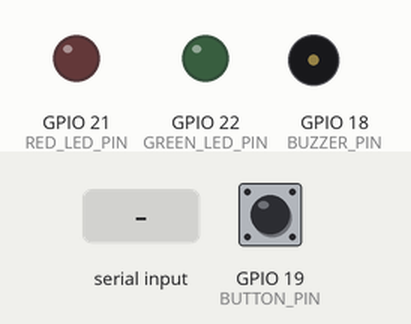
Simulated run of this sketch. Board: ESP32. Parts: output pins drawn as LEDs (lit = HIGH), buzzer (waves = sounding). Dashed ring = blinking. The inputs (shaded band) are chosen by the test bench; at power-on: GPIO 19 (BUTTON_PIN) HIGH.

Above: at 1.8 s.
1.9 s: "WIN\n" received over Serial
At 2.15 s:
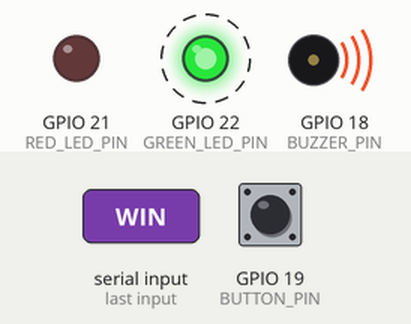
4.9 s: "LOSE\n" received over Serial
At 4.99 s:
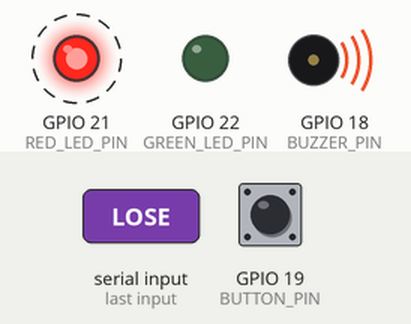
Timing chart, 0 to 7.9 s (numbered marks = the images above; inputs shaded):
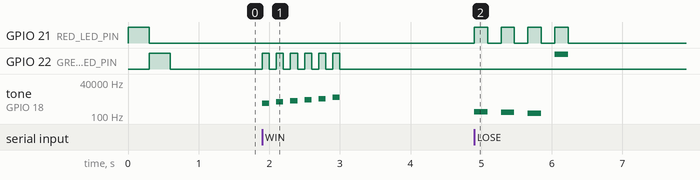

Measured:
- after the input at 1.9 s, GPIO 22 (GREEN_LED_PIN): alternates HIGH for 0.10 s and LOW for 0.10 s, 12 changes in all, then stays LOW, starting at once; tone on GPIO 18 (BUZZER_PIN): plays 988 Hz for 0.10 s, 1245 Hz for 0.10 s, 1480 Hz for 0.10 s, 1760 Hz for 0.10 s, 2093 Hz for 0.10 s, 2637 Hz for 0.10 s, starting at once
- after the input at 4.9 s, GPIO 21 (RED_LED_PIN): alternates HIGH for 0.19 s and LOW for 0.19 s, 8 changes in all, then stays LOW, starting at once; tone on GPIO 18 (BUZZER_PIN): plays 220 Hz for 0.19 s, 196 Hz for 0.19 s, 165 Hz for 0.19 s, 5130583 Hz for 0.19 s, starting at once

The sketch:

esp32_slots_button.ino
```cpp
// Midnight Slots — ESP32 DevKit
// Красный LED проигрыша: GPIO 21 -> резистор -> GND
// Кнопка: GPIO 19 -> кнопка -> GND
// Пассивный буззер: GPIO 18 -> GND
// Зелёный LED выигрыша: GPIO 22 -> резистор -> GND

const int RED_LED_PIN = 21;
const int BUTTON_PIN = 19;
const int BUZZER_PIN = 18;
const int GREEN_LED_PIN = 22;

const unsigned long DEBOUNCE_MS = 45;

bool lastRawButton = HIGH;
bool stableButton = HIGH;
unsigned long lastButtonChange = 0;

enum ResultMode {
  RESULT_IDLE,
  RESULT_WIN,
  RESULT_LOSE
};

ResultMode resultMode = RESULT_IDLE;
int resultStep = 0;
unsigned long nextResultAction = 0;

const int winNotes[] = {988, 1245, 1480, 1760, 2093, 2637};
const int loseNotes[] = {220, 196, 165};

void allLedsOff() {
  digitalWrite(RED_LED_PIN, LOW);
  digitalWrite(GREEN_LED_PIN, LOW);
}

void startWin() {
  digitalWrite(RED_LED_PIN, LOW);
  digitalWrite(GREEN_LED_PIN, LOW);
  noTone(BUZZER_PIN);

  resultMode = RESULT_WIN;
  resultStep = 0;
  nextResultAction = 0;
}

void startLose() {
  digitalWrite(GREEN_LED_PIN, LOW);
  digitalWrite(RED_LED_PIN, LOW);
  noTone(BUZZER_PIN);

  resultMode = RESULT_LOSE;
  resultStep = 0;
  nextResultAction = 0;
}

void updateResult(unsigned long now) {
  if (resultMode == RESULT_IDLE || now < nextResultAction) {
    return;
  }

  if (resultMode == RESULT_WIN) {
    if (resultStep == 12) {
      digitalWrite(GREEN_LED_PIN, LOW);
      noTone(BUZZER_PIN);
      resultMode = RESULT_IDLE;
      return;
    }

    if (resultStep < 12) {
      if (resultStep % 2 == 0) {
        digitalWrite(GREEN_LED_PIN, HIGH);
        tone(BUZZER_PIN, winNotes[resultStep / 2], 120);
      } else {
        digitalWrite(GREEN_LED_PIN, LOW);
        noTone(BUZZER_PIN);
      }

      resultStep++;
      nextResultAction = now + 100;
      return;
    }

    digitalWrite(GREEN_LED_PIN, HIGH);
    nextResultAction = now + 1200;
    return;
  }

  if (resultMode == RESULT_LOSE) {
    if (resultStep == 8) {
      digitalWrite(RED_LED_PIN, LOW);
      noTone(BUZZER_PIN);
      resultMode = RESULT_IDLE;
      return;
    }

    if (resultStep < 8) {
      if (resultStep % 2 == 0) {
        digitalWrite(RED_LED_PIN, HIGH);
        tone(BUZZER_PIN, loseNotes[resultStep / 2], 240);
      } else {
        digitalWrite(RED_LED_PIN, LOW);
        noTone(BUZZER_PIN);
      }

      resultStep++;
      nextResultAction = now + 190;
      return;
    }

    digitalWrite(RED_LED_PIN, HIGH);
    nextResultAction = now + 1200;
    return;
  }
}

void handleSerialCommand(String command) {
  command.trim();

  if (command == "WIN") {
    startWin();
  } else if (command == "LOSE") {
    startLose();
  }
}

void readButton(unsigned long now) {
  bool rawButton = digitalRead(BUTTON_PIN);

  if (rawButton != lastRawButton) {
    lastRawButton = rawButton;
    lastButtonChange = now;
  }

  if (now - lastButtonChange >= DEBOUNCE_MS &&
      rawButton != stableButton) {
    stableButton = rawButton;

    // Одно нажатие = один SPIN.
    if (stableButton == LOW) {
      Serial.println("SPIN");
    }
  }
}

void setup() {
  pinMode(RED_LED_PIN, OUTPUT);
  pinMode(GREEN_LED_PIN, OUTPUT);
  pinMode(BUTTON_PIN, INPUT_PULLUP);
  pinMode(BUZZER_PIN, OUTPUT);

  allLedsOff();
  noTone(BUZZER_PIN);

  Serial.begin(115200);
  Serial.setTimeout(20);

  // Проверка красного LED
  digitalWrite(RED_LED_PIN, HIGH);
  delay(300);
  digitalWrite(RED_LED_PIN, LOW);

  // Проверка зелёного LED
  digitalWrite(GREEN_LED_PIN, HIGH);
  delay(300);
  digitalWrite(GREEN_LED_PIN, LOW);
}

void loop() {
  unsigned long now = millis();

  while (Serial.available() > 0) {
    String command = Serial.readStringUntil('\n');
    handleSerialCommand(command);
  }

  // Кнопка проверяется на каждом проходе loop().
  readButton(now);

  // Индикация результата не блокирует чтение кнопки.
  updateResult(now);
}
```
